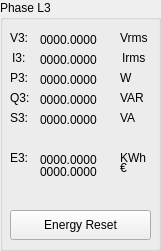
       <widget class="QGroupBox" name="groupBox_5">
        <property name="geometry">
         <rect>
          <x>330</x>
          <y>10</y>
          <width>161</width>
          <height>251</height>
         </rect>
        </property>
        <property name="title">
         <string>Phase L3</string>
        </property>
        <widget class="QLabel" name="label_33">
         <property name="geometry">
          <rect>
           <x>10</x>
           <y>30</y>
           <width>59</width>
           <height>16</height>
          </rect>
         </property>
         <property name="text">
          <string>V3:</string>
         </property>
        </widget>
        <widget class="QLabel" name="labelV3rms">
         <property name="geometry">
          <rect>
           <x>40</x>
           <y>30</y>
           <width>81</width>
           <height>20</height>
          </rect>
         </property>
         <property name="text">
          <string>0000.0000</string>
         </property>
        </widget>
        <widget class="QLabel" name="label_34">
         <property name="geometry">
          <rect>
           <x>120</x>
           <y>30</y>
           <width>41</width>
           <height>16</height>
          </rect>
         </property>
         <property name="text">
          <string>Vrms</string>
         </property>
        </widget>
        <widget class="QLabel" name="label_35">
         <property name="geometry">
          <rect>
           <x>12</x>
           <y>50</y>
           <width>59</width>
           <height>16</height>
          </rect>
         </property>
         <property name="text">
          <string>I3:</string>
         </property>
        </widget>
        <widget class="QLabel" name="label_36">
         <property name="geometry">
          <rect>
           <x>122</x>
           <y>50</y>
           <width>41</width>
           <height>16</height>
          </rect>
         </property>
         <property name="text">
          <string>Irms</string>
         </property>
        </widget>
        <widget class="QLabel" name="labelI3rms">
         <property name="geometry">
          <rect>
           <x>40</x>
           <y>50</y>
           <width>81</width>
           <height>20</height>
          </rect>
         </property>
         <property name="text">
          <string>0000.0000</string>
         </property>
        </widget>
        <widget class="QLabel" name="label_37">
         <property name="geometry">
          <rect>
           <x>10</x>
           <y>70</y>
           <width>59</width>
           <height>16</height>
          </rect>
         </property>
         <property name="text">
          <string>P3:</string>
         </property>
        </widget>
        <widget class="QLabel" name="label_38">
         <property name="geometry">
          <rect>
           <x>120</x>
           <y>70</y>
           <width>41</width>
           <height>16</height>
          </rect>
         </property>
         <property name="text">
          <string>W</string>
         </property>
        </widget>
        <widget class="QLabel" name="labelP3">
         <property name="geometry">
          <rect>
           <x>40</x>
           <y>70</y>
           <width>81</width>
           <height>20</height>
          </rect>
         </property>
         <property name="text">
          <string>0000.0000</string>
         </property>
        </widget>
        <widget class="QLabel" name="label_39">
         <property name="geometry">
          <rect>
           <x>10</x>
           <y>90</y>
           <width>59</width>
           <height>16</height>
          </rect>
         </property>
         <property name="text">
          <string>Q3:</string>
         </property>
        </widget>
        <widget class="QLabel" name="label_40">
         <property name="geometry">
          <rect>
           <x>10</x>
           <y>110</y>
           <width>59</width>
           <height>16</height>
          </rect>
         </property>
         <property name="text">
          <string>S3:</string>
         </property>
        </widget>
        <widget class="QLabel" name="label_41">
         <property name="geometry">
          <rect>
           <x>10</x>
           <y>150</y>
           <width>59</width>
           <height>16</height>
          </rect>
         </property>
         <property name="text">
          <string>E3:</string>
         </property>
        </widget>
        <widget class="QLabel" name="label_42">
         <property name="geometry">
          <rect>
           <x>120</x>
           <y>90</y>
           <width>41</width>
           <height>16</height>
          </rect>
         </property>
         <property name="text">
          <string>VAR</string>
         </property>
        </widget>
        <widget class="QLabel" name="label_43">
         <property name="geometry">
          <rect>
           <x>120</x>
           <y>110</y>
           <width>41</width>
           <height>16</height>
          </rect>
         </property>
         <property name="text">
          <string>VA</string>
         </property>
        </widget>
        <widget class="QLabel" name="label_44">
         <property name="geometry">
          <rect>
           <x>120</x>
           <y>150</y>
           <width>41</width>
           <height>16</height>
          </rect>
         </property>
         <property name="text">
          <string>KWh</string>
         </property>
        </widget>
        <widget class="QLabel" name="labelQ3">
         <property name="geometry">
          <rect>
           <x>40</x>
           <y>90</y>
           <width>81</width>
           <height>20</height>
          </rect>
         </property>
         <property name="text">
          <string>0000.0000</string>
         </property>
        </widget>
        <widget class="QLabel" name="labelS3">
         <property name="geometry">
          <rect>
           <x>40</x>
           <y>110</y>
           <width>81</width>
           <height>20</height>
          </rect>
         </property>
         <property name="text">
          <string>0000.0000</string>
         </property>
        </widget>
        <widget class="QLabel" name="labelE3">
         <property name="geometry">
          <rect>
           <x>40</x>
           <y>150</y>
           <width>81</width>
           <height>20</height>
          </rect>
         </property>
         <property name="text">
          <string>0000.0000</string>
         </property>
        </widget>
        <widget class="QPushButton" name="pBEnergyReset3">
         <property name="geometry">
          <rect>
           <x>10</x>
           <y>210</y>
           <width>141</width>
           <height>30</height>
          </rect>
         </property>
         <property name="text">
          <string>Energy Reset</string>
         </property>
        </widget>
        <widget class="QLabel" name="label_66">
         <property name="geometry">
          <rect>
           <x>120</x>
           <y>160</y>
           <width>59</width>
           <height>16</height>
          </rect>
         </property>
         <property name="text">
          <string>€</string>
         </property>
        </widget>
        <widget class="QLabel" name="labelCost3">
         <property name="geometry">
          <rect>
           <x>40</x>
           <y>162</y>
           <width>81</width>
           <height>20</height>
          </rect>
         </property>
         <property name="text">
          <string>0000.0000</string>
         </property>
        </widget>
       </widget>
